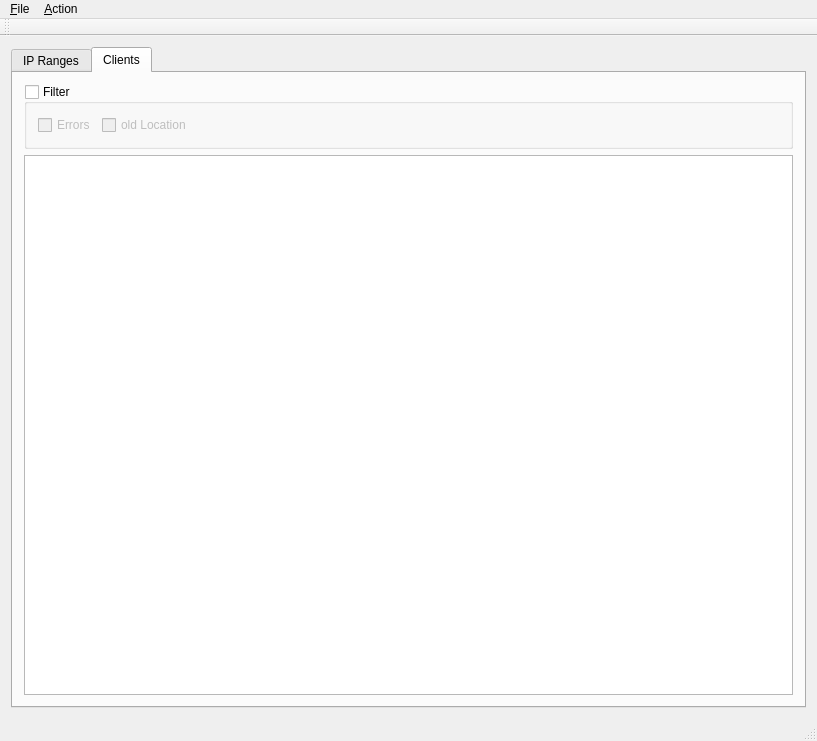
<?xml version="1.0" encoding="UTF-8"?>
<ui version="4.0">
 <class>cMainWindow</class>
 <widget class="QMainWindow" name="cMainWindow">
  <property name="geometry">
   <rect>
    <x>0</x>
    <y>0</y>
    <width>817</width>
    <height>741</height>
   </rect>
  </property>
  <property name="windowTitle">
   <string>cMainWindow</string>
  </property>
  <widget class="QWidget" name="centralWidget">
   <layout class="QGridLayout" name="gridLayout_4">
    <item row="0" column="0">
     <layout class="QVBoxLayout" name="verticalLayout">
      <item>
       <widget class="QTabWidget" name="m_lpTab">
        <property name="currentIndex">
         <number>1</number>
        </property>
        <widget class="QWidget" name="m_lpIPRangesTab">
         <attribute name="title">
          <string>IP Ranges</string>
         </attribute>
         <layout class="QGridLayout" name="gridLayout">
          <item row="0" column="0">
           <widget class="QTreeView" name="m_lpIPRangeList">
            <property name="contextMenuPolicy">
             <enum>Qt::CustomContextMenu</enum>
            </property>
            <property name="alternatingRowColors">
             <bool>true</bool>
            </property>
           </widget>
          </item>
         </layout>
        </widget>
        <widget class="QWidget" name="m_lpClientsTab">
         <attribute name="title">
          <string>Clients</string>
         </attribute>
         <layout class="QGridLayout" name="gridLayout_3">
          <item row="0" column="0">
           <layout class="QVBoxLayout" name="verticalLayout_2">
            <item>
             <widget class="QGroupBox" name="m_lpFilter">
              <property name="title">
               <string>Filter</string>
              </property>
              <property name="checkable">
               <bool>true</bool>
              </property>
              <property name="checked">
               <bool>false</bool>
              </property>
              <layout class="QGridLayout" name="gridLayout_2">
               <item row="0" column="0">
                <layout class="QHBoxLayout" name="horizontalLayout">
                 <item>
                  <widget class="QCheckBox" name="m_lpFilterError">
                   <property name="enabled">
                    <bool>false</bool>
                   </property>
                   <property name="text">
                    <string>Errors</string>
                   </property>
                   <property name="tristate">
                    <bool>true</bool>
                   </property>
                  </widget>
                 </item>
                 <item>
                  <widget class="QCheckBox" name="m_lpFilterOldLocation">
                   <property name="enabled">
                    <bool>false</bool>
                   </property>
                   <property name="text">
                    <string>old Location</string>
                   </property>
                  </widget>
                 </item>
                </layout>
               </item>
               <item row="0" column="1">
                <spacer name="horizontalSpacer">
                 <property name="orientation">
                  <enum>Qt::Horizontal</enum>
                 </property>
                 <property name="sizeHint" stdset="0">
                  <size>
                   <width>40</width>
                   <height>20</height>
                  </size>
                 </property>
                </spacer>
               </item>
              </layout>
             </widget>
            </item>
            <item>
             <widget class="QTreeView" name="m_lpIPAddressList">
              <property name="contextMenuPolicy">
               <enum>Qt::CustomContextMenu</enum>
              </property>
              <property name="editTriggers">
               <set>QAbstractItemView::NoEditTriggers</set>
              </property>
             </widget>
            </item>
           </layout>
          </item>
         </layout>
        </widget>
       </widget>
      </item>
     </layout>
    </item>
   </layout>
  </widget>
  <widget class="QMenuBar" name="m_lpMenuBar">
   <property name="geometry">
    <rect>
     <x>0</x>
     <y>0</y>
     <width>817</width>
     <height>21</height>
    </rect>
   </property>
   <widget class="QMenu" name="m_lpMenuFile">
    <property name="title">
     <string>&amp;File</string>
    </property>
    <widget class="QMenu" name="menuExport">
     <property name="title">
      <string>Export</string>
     </property>
     <addaction name="m_lpMenuFileExportToSQL"/>
     <addaction name="m_lpMenuFileExportToDatabase"/>
     <addaction name="m_lpMenuFileExportToCSV"/>
     <addaction name="m_lpMenuFileExportToExcel"/>
    </widget>
    <widget class="QMenu" name="menuImport">
     <property name="title">
      <string>Import</string>
     </property>
     <addaction name="m_lpMenuImportIPRangesFromDB"/>
    </widget>
    <addaction name="m_lpMenuFileOpen"/>
    <addaction name="m_lpMenuFileLoadClientsFromDB"/>
    <addaction name="m_lpMenuFileReloadLocationList"/>
    <addaction name="menuImport"/>
    <addaction name="menuExport"/>
   </widget>
   <widget class="QMenu" name="m_lpMenuAction">
    <property name="title">
     <string>&amp;Action</string>
    </property>
    <addaction name="m_lpMenuActionVerify"/>
    <addaction name="m_lpMenuActionFind"/>
    <addaction name="m_lpMenuActionFindNext"/>
    <addaction name="m_lpMenuActionFindPreviousError"/>
    <addaction name="m_lpMenuActionFindNextError"/>
   </widget>
   <addaction name="m_lpMenuFile"/>
   <addaction name="m_lpMenuAction"/>
  </widget>
  <widget class="QToolBar" name="m_lpMainToolBar">
   <attribute name="toolBarArea">
    <enum>TopToolBarArea</enum>
   </attribute>
   <attribute name="toolBarBreak">
    <bool>false</bool>
   </attribute>
  </widget>
  <widget class="QStatusBar" name="m_lpStatusBar"/>
  <action name="m_lpMenuFileOpen">
   <property name="text">
    <string>&amp;Open...</string>
   </property>
   <property name="shortcut">
    <string>Ctrl+O</string>
   </property>
  </action>
  <action name="m_lpMenuFileSave">
   <property name="text">
    <string>&amp;Save</string>
   </property>
   <property name="shortcut">
    <string>Ctrl+S</string>
   </property>
  </action>
  <action name="m_lpMenuFileSaveAs">
   <property name="text">
    <string>Save &amp;as...</string>
   </property>
  </action>
  <action name="m_lpMenuActionVerify">
   <property name="text">
    <string>&amp;Verify</string>
   </property>
   <property name="shortcut">
    <string>Ctrl+V</string>
   </property>
  </action>
  <action name="m_lpMenuActionFilterByError">
   <property name="checkable">
    <bool>true</bool>
   </property>
   <property name="checked">
    <bool>false</bool>
   </property>
   <property name="text">
    <string>by Error</string>
   </property>
  </action>
  <action name="m_lpMenuFileLoadClientsFromDB">
   <property name="text">
    <string>Load clients from DB</string>
   </property>
  </action>
  <action name="m_lpMenuFileReloadLocationList">
   <property name="text">
    <string>Reload location list</string>
   </property>
  </action>
  <action name="m_lpMenuFileExportToSQL">
   <property name="text">
    <string>to SQL file ...</string>
   </property>
  </action>
  <action name="m_lpMenuFileExportToDatabase">
   <property name="text">
    <string>to database</string>
   </property>
  </action>
  <action name="m_lpMenuImportIPRangesFromDB">
   <property name="text">
    <string>IP ranges from DB</string>
   </property>
  </action>
  <action name="m_lpMenuActionFind">
   <property name="text">
    <string>Find</string>
   </property>
   <property name="shortcut">
    <string>Ctrl+F</string>
   </property>
  </action>
  <action name="m_lpMenuActionFindNextError">
   <property name="text">
    <string>Find next error</string>
   </property>
   <property name="shortcut">
    <string>Ctrl+N</string>
   </property>
  </action>
  <action name="m_lpMenuActionFindPreviousError">
   <property name="text">
    <string>Find previous error</string>
   </property>
   <property name="shortcut">
    <string>Ctrl+P</string>
   </property>
  </action>
  <action name="m_lpMenuActionFindNext">
   <property name="text">
    <string>Find next</string>
   </property>
   <property name="shortcut">
    <string>F3</string>
   </property>
  </action>
  <action name="m_lpMenuFileExportToCSV">
   <property name="text">
    <string>to CSV...</string>
   </property>
  </action>
  <action name="m_lpMenuFileExportToExcel">
   <property name="text">
    <string>to Excel...</string>
   </property>
  </action>
 </widget>
 <layoutdefault spacing="6" margin="11"/>
 <resources/>
 <connections/>
</ui>
